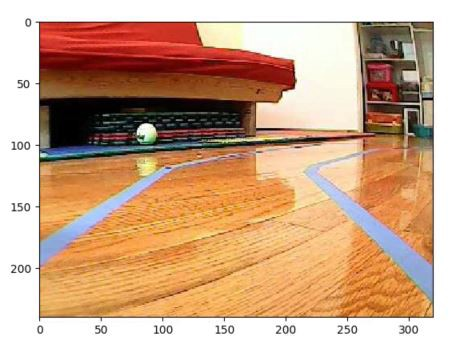
#> input picture src/2.jpg, 450 x 345 px
$ python -i lib_detector_ros.py   (imports and definitions only)
#> lines starting #> are read from the running program, lines starting #| are printed output that depends on the picture; after the words box and inside, x2 and y2 are one past the last pixel; in counts of white or black regions, pixels touching at a corner belong together
"""
Library for detecting a blob based on a color range filter in HSV space

   0------------------> x (cols)
   |
   |
   |         o center
   |
   |
   V y (rows)

Author: Yeser Morales

"""


# Standard imports
import cv2
import numpy as np;

# [6 lines left out: function deNoise, not called in this run]

#IMAGE BLURRING

# *@brief Apply gaussian filter to the input image to denoise it
# *@param inputImage is the frame of a video in which the
# *@param lane is going to be detected
# *@return Blurred and denoised image

def edgeDetector(image):

    gray_image = cv2.cvtColor(image, cv2.COLOR_RGB2GRAY)
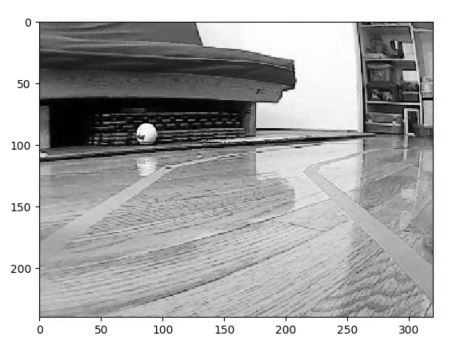
#> gray_image: shape (345, 450); min 0, max 255, mean 171.4
    ret1,th1 = cv2.threshold(gray_image,140,255,cv2.THRESH_BINARY)
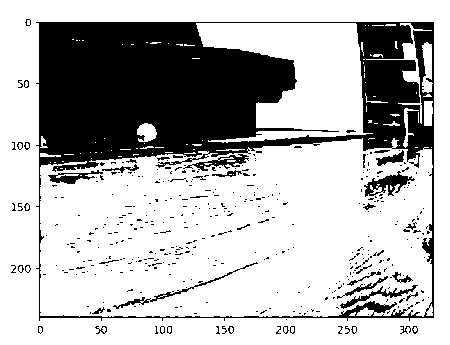
#> th1: shape (345, 450); 71.5% white; 409 black regions (369 under 20 px), largest, box (x1, y1, x2, y2) and area: (36, 22, 434, 321) 39500, (364, 171, 415, 197) 523, (113, 262, 258, 309) 362


    kernel = np.ones((5,5),np.float32)/25
    dst = cv2.filter2D(th1,-1,kernel)
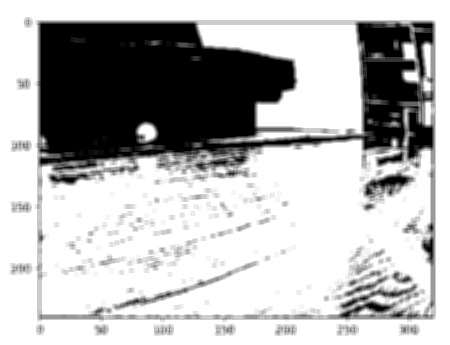
#> dst: shape (345, 450); min 0, max 255, mean 182.2


    print ("<< gray image")
    return(dst)


# [37 lines left out: functions mask, houghLines, not called in this run]


def lineSeparation(image):

    print ("<< Subscribed to topic /image_raw camera pc")


def regression(image):

    print ("<< Subscribed to topic /image_raw camera pc")

def predictTurn(image):

    print ("<< Subscribed to topic /image_raw camera pc")

def plotLane(image):

    print ("<< Subscribed to topic /image_raw camera pc")

>>> import cv2
>>> picture = cv2.cvtColor(cv2.imread('../src/2.jpg'), cv2.COLOR_BGR2RGB)
>>> result = edgeDetector(picture)
